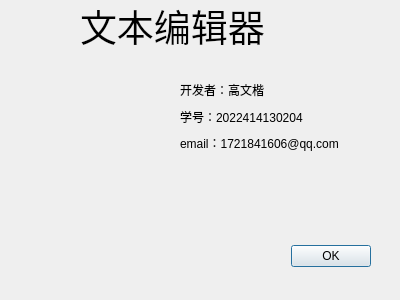
<?xml version="1.0" encoding="UTF-8"?>
<ui version="4.0">
 <class>AboutDialog</class>
 <widget class="QDialog" name="AboutDialog">
  <property name="geometry">
   <rect>
    <x>0</x>
    <y>0</y>
    <width>400</width>
    <height>300</height>
   </rect>
  </property>
  <property name="windowTitle">
   <string>Dialog</string>
  </property>
  <widget class="QDialogButtonBox" name="buttonBox">
   <property name="geometry">
    <rect>
     <x>30</x>
     <y>240</y>
     <width>341</width>
     <height>32</height>
    </rect>
   </property>
   <property name="orientation">
    <enum>Qt::Orientation::Horizontal</enum>
   </property>
   <property name="standardButtons">
    <set>QDialogButtonBox::StandardButton::Ok</set>
   </property>
  </widget>
  <widget class="QLabel" name="label">
   <property name="geometry">
    <rect>
     <x>80</x>
     <y>0</y>
     <width>241</width>
     <height>51</height>
    </rect>
   </property>
   <property name="font">
    <font>
     <pointsize>28</pointsize>
    </font>
   </property>
   <property name="text">
    <string>文本编辑器</string>
   </property>
  </widget>
  <widget class="QLabel" name="label_5">
   <property name="geometry">
    <rect>
     <x>20</x>
     <y>70</y>
     <width>121</width>
     <height>121</height>
    </rect>
   </property>
   <property name="styleSheet">
    <string notr="true">border-image: url(:/img/logo.png);</string>
   </property>
   <property name="text">
    <string/>
   </property>
  </widget>
  <widget class="QWidget" name="">
   <property name="geometry">
    <rect>
     <x>180</x>
     <y>80</y>
     <width>217</width>
     <height>73</height>
    </rect>
   </property>
   <layout class="QVBoxLayout" name="verticalLayout">
    <item>
     <widget class="QLabel" name="label_2">
      <property name="text">
       <string>开发者：高文楷</string>
      </property>
     </widget>
    </item>
    <item>
     <widget class="QLabel" name="label_3">
      <property name="text">
       <string>学号：2022414130204</string>
      </property>
     </widget>
    </item>
    <item>
     <widget class="QLabel" name="label_4">
      <property name="text">
       <string>email：1721841606@qq.com</string>
      </property>
     </widget>
    </item>
   </layout>
  </widget>
 </widget>
 <resources/>
 <connections>
  <connection>
   <sender>buttonBox</sender>
   <signal>accepted()</signal>
   <receiver>AboutDialog</receiver>
   <slot>accept()</slot>
   <hints>
    <hint type="sourcelabel">
     <x>248</x>
     <y>254</y>
    </hint>
    <hint type="destinationlabel">
     <x>157</x>
     <y>274</y>
    </hint>
   </hints>
  </connection>
  <connection>
   <sender>buttonBox</sender>
   <signal>rejected()</signal>
   <receiver>AboutDialog</receiver>
   <slot>reject()</slot>
   <hints>
    <hint type="sourcelabel">
     <x>316</x>
     <y>260</y>
    </hint>
    <hint type="destinationlabel">
     <x>286</x>
     <y>274</y>
    </hint>
   </hints>
  </connection>
 </connections>
</ui>
